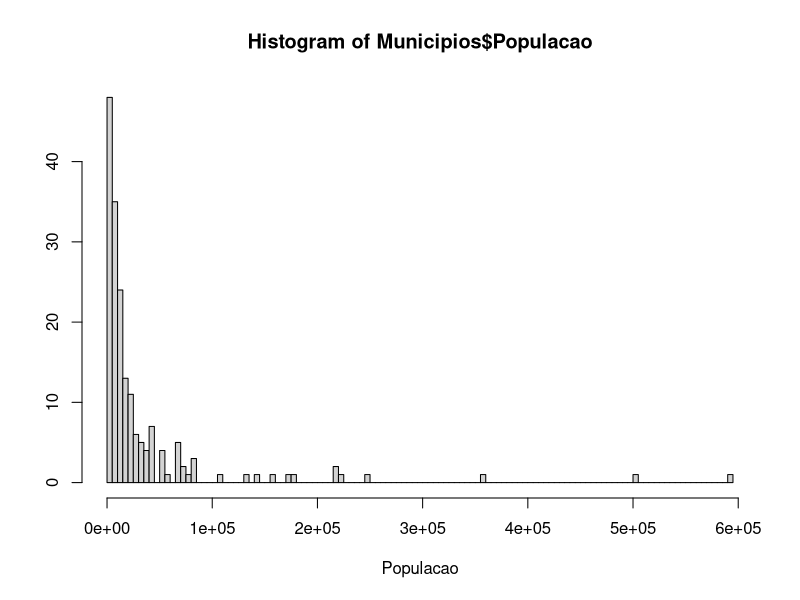
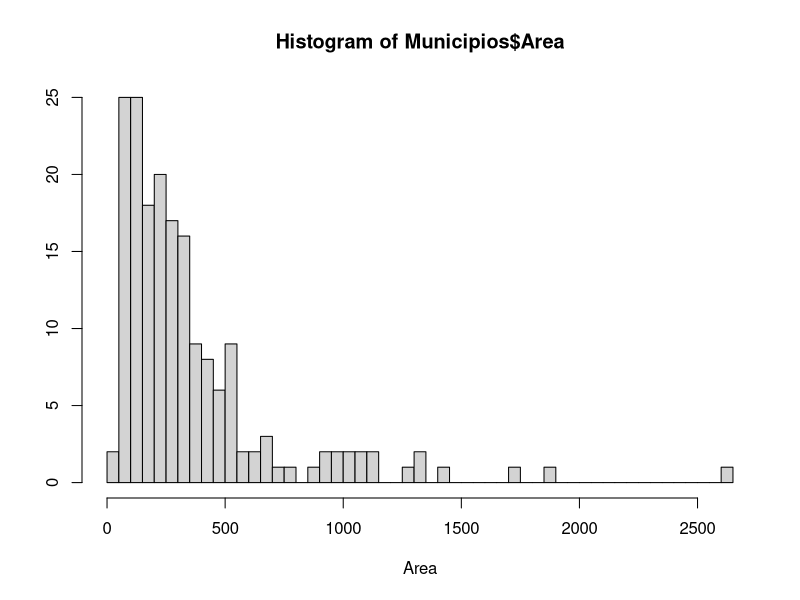
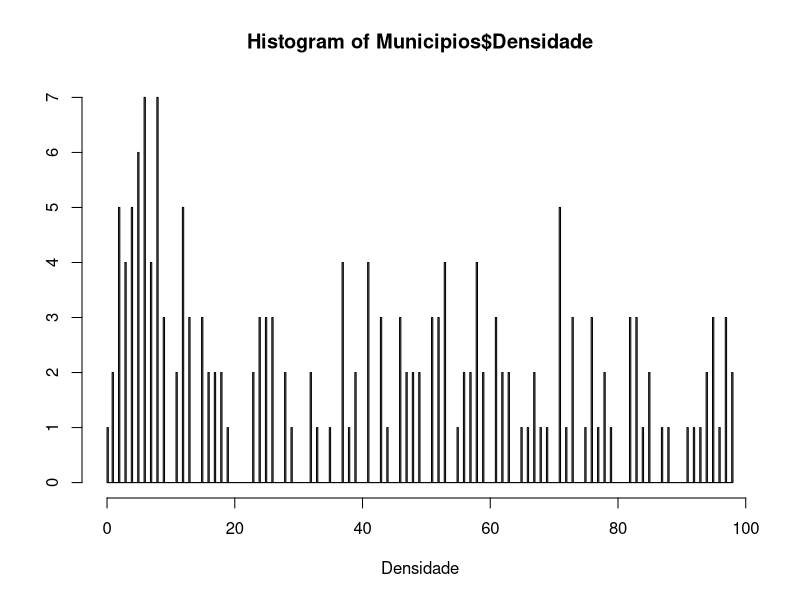
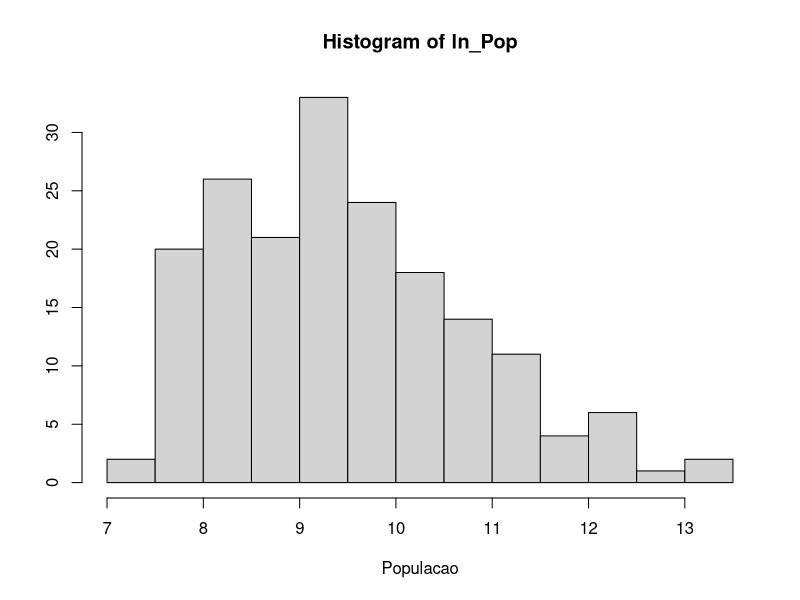
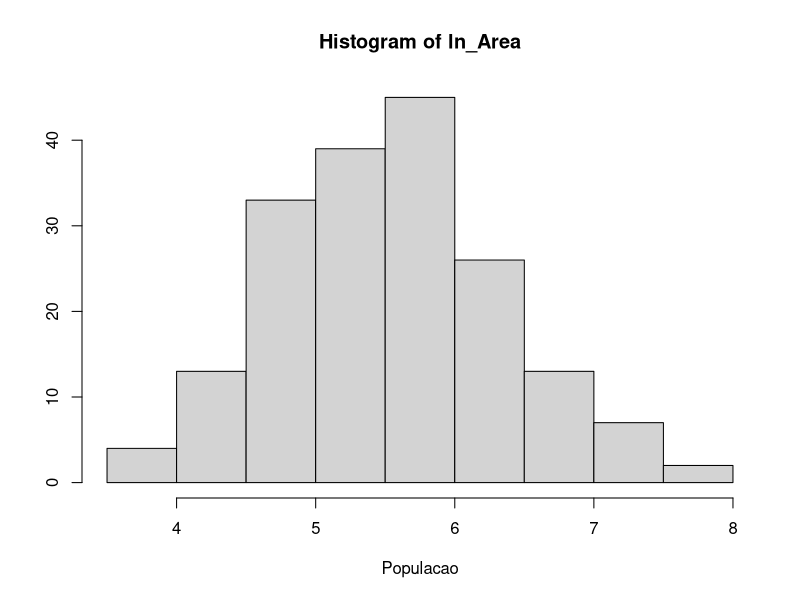
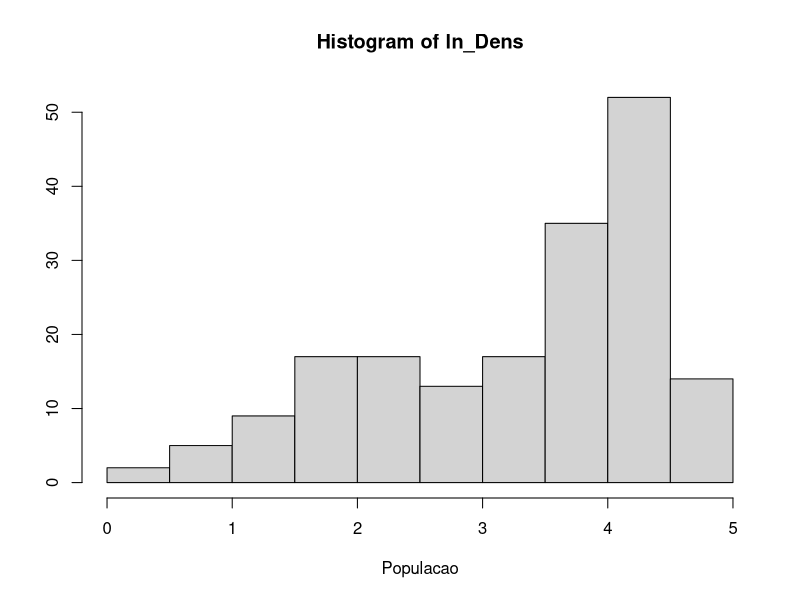

Recreate these plots in R, in order.
# ______________________________________________
#
#           Script da Aula de 04/04/2020
#
# ______________________________________________

#1 Primeiro passo - Mudar o diretArio

#2 Baixar o banco de dados
#   Neste caso serA um arquivo ".csv"

Municipios<-read.csv("Municipios_SC.csv", sep=",", dec=",", header=T)

#3 buscar o nome das variAveis da base de dados
names(Municipios)

#4 calcular a mAdia para a variAvel peso
mean(Municipios$Populacao)
mean(Municipios$Area)
mean(Municipios$Densidade)

#5 calcular a mediana para a variAvel peso
median(Municipios$Populacao)
median(Municipios$Area)
median(Municipios$Densidade)

#6 gerar uma estatAstica geral da variAvel peso  
summary(Municipios$Populacao)
summary(Municipios$Area)
summary(Municipios$Densidade)

# Alternativa para o "Run" A "Ctrl + Enter"


#7 Para calcular os percentis
#os valores internos ao vetor c, indicam as proporcaes dos percentis
quantile(Municipios$Populacao, c(0.05, 0.1, 0.25, 0.5, 0.75, 0.9, 0.95))
quantile(Municipios$Area, c(0.05, 0.1, 0.25, 0.5, 0.75, 0.9, 0.95))
quantile(Municipios$Densidade, c(0.05, 0.1, 0.25, 0.5, 0.75, 0.9, 0.95))

#8 Medidas de dispersAo
#Amplitude
max(Municipios$Populacao)
max(Municipios$Area)
max(Municipios$Densidade)
min(Municipios$Populacao)
min(Municipios$Area)
min(Municipios$Densidade)
# Amplitude Populacao
max(Municipios$Populacao)-min(Municipios$Populacao)
# Amplitude Area
max(Municipios$Area)-min(Municipios$Area)
# Amplitude Densidade
max(Municipios$Densidade)-min(Municipios$Densidade)

#Desvio-PadrAo
sd(Municipios$Populacao)
sd(Municipios$Area)
sd(Municipios$Densidade)

#VariAncia
var(Municipios$Populacao)
var(Municipios$Area)
var(Municipios$Densidade)

#Coeficiente de VariAncia
sd(Municipios$Populacao)/mean(Municipios$Populacao)
sd(Municipios$Area)/mean(Municipios$Area)
sd(Municipios$Densidade)/mean(Municipios$Densidade)

#Existe pacotes que fazem o cAlculo geral para todas as EstatAsticas
# A preciso instalar o pacote "fBasics"
library(fBasics) 
basicStats(Municipios$Populacao)
basicStats(Municipios$Area)
basicStats(Municipios$Densidade)

#Histogramas
hist(Municipios$Populacao,  breaks = 100, xlab="Populacao", ylab="")
hist(Municipios$Area ,  breaks = 50, xlab="Area", ylab="")
hist(Municipios$Densidade ,  breaks = 500, xlab="Densidade", ylab="")

# Normalizacao pelo Logaritmo
# Aplicando o log sobre as variAveis de populacao

ln_Pop=log(Municipios$Populacao)
hist(ln_Pop,  breaks = 10, xlab="Populacao", ylab="")

ln_Area=log(Municipios$Area)
hist(ln_Area,  breaks = 10, xlab="Populacao", ylab="")

ln_Dens=log(Municipios$Densidade)
hist(ln_Dens,  breaks = 10, xlab="Populacao", ylab="")
